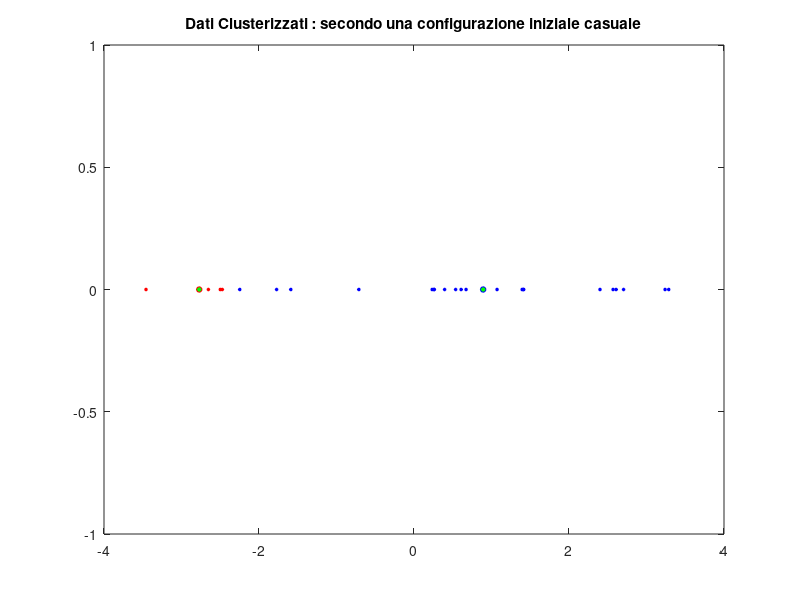
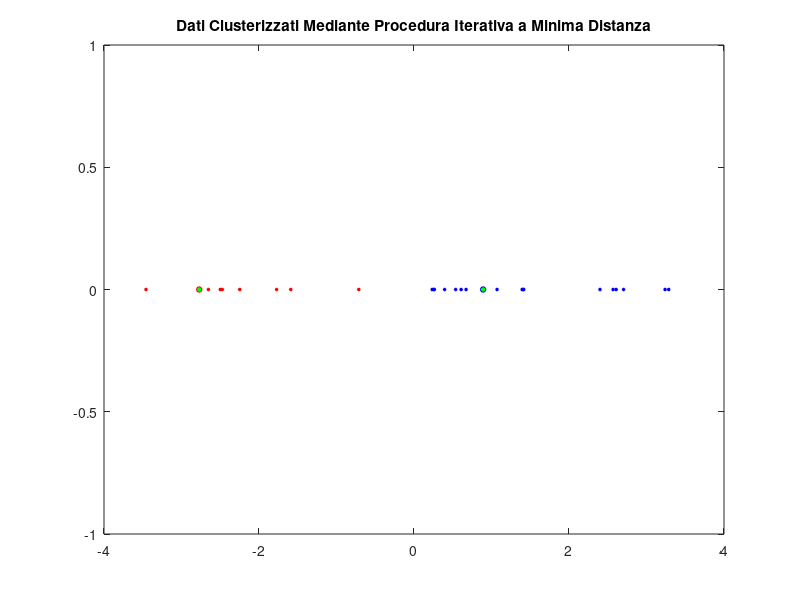

Write the MATLAB code that produced these figures, in order.
%Clustering a minima distanza ITERATIVO su un SET di DATI 1-D

clc;close all;clear;

Dati=[0.608; -1.59; 0.235; 0.3949; -2.249; 2.704; -2.473; 0.672;
      0.262; 1.072; -1.773; 0.537; 3.24; 2.4; -2.499; 2.608;
      -3.458; 0.257; 2.569; 1.415; 1.410; -2.653; 1.396; 3.286; -0.712];
 
%Numero di Clusters
c=2;

%Genero casualmente 2 Valori per le medie
b=max(Dati);
a=min(Dati);
 %Inizializzo i Valori della MEDIA con 2 numeri estratti a caso nell'
 %intervallo dei campioni
 Uo=a+(b-a)*rand(1,2);
 
 
 
 n=length(Dati);
 
 Fun_Errore=@(m,x) sum((x-m).^2);
 
 %Inizializzo in modo Casuale i 2 cluster
  Dsort=sort(Dati);
 D1=Dsort(1:4);
 D2=Dsort(5:25);
 

 Uo=[ mean(D1); mean(D2)];
 
 %N(i) misura il numero di Campioni che cadono nel cluster i-esimo
 N=zeros(1,c);
 N(1,2)=4;
 N(2,2)=21;
 
 U= [[0 ;0] Uo];
 
 Je(1)=0;
 %Valuto l' Errore per la Configurazione corrente
 Je(2)=Fun_Errore(U(1,2),D1)+Fun_Errore(U(2,2),D2);
 
 plot(D1,0,'or','MarkerSize',2,'MarkerFaceColor','r');hold on
 plot(U(1,2),0,'or','MarkerSize',4,'MarkerFaceColor','g')
 
 plot(D2,0,'ob','MarkerSize',2,'MarkerFaceColor','b');
 plot(U(2,2),0,'ob','MarkerSize',4,'MarkerFaceColor','g');
 title('Dati Clusterizzati : secondo una configurazione iniziale casuale');
 %Inizio il Processo ITERATIVO
 
 I=2;
 tol=1;
 while(abs(Je(I-1)-Je(I))>tol)
 
     %seleziono in modo random i pattern
     Ind=randperm(n);

     
     for k=1:n
         %Seleziono il pattern
         X=Dati(Ind(k));

         %Individuo l' insieme di Appartenenza di X
         if(isempty(find(D1==X))==0)
             source=1;
         else
             source=2;
         end


         %Calcolo la distanza di X dalle Medie Correnti
         Dis=(U(:,I)-X).^2;

         %Seleziono la Distanza Minima: dest memorizza l' indice della MEDIA
         %+ VICINA al pattern X
         [Val,dest]=min(Dis);
         
         if(N(dest,I)~=1)
             %Per ogni classe valuto le variazioni nell' Errore
             for J=1:c
                if(source==J)
                      %Calcolo i fattori correttivi: Errore che ho nel
                      %trasferire il Pattern da Di a Dj
                      % Tolgo il pattern da D(source)
                      l(J)=(X-U(J,I))^2*N(J,I)/(N(J,I)-1);
                else
                      %Calcolo i fattori correttivi: Errore che ho nel
                      %trasferire il Pattern da Di a Dj
                      % Inserisco il pattern in Dj
                      l(J)=(X-U(J,I))^2*N(J,I)/(N(J,I)+1);
                end
             end
             if(l(dest)==min(l))

                 %Faccio passare il pattern indice i D(source)a D(dest):
                 %devo considerare anche il caso in cui il pattern rimane
                 %in D(source)
                 if(source==2 && source~=dest)
                     D1=union(D1,X);
                     D2=setdiff(D2,X);
                 end
                 
                 if(source==1 && source~=dest)
                     D2=union(D2,X);
                     D1=setdiff(D1,X);
                 end

                 %Aggiorno il Calcolo delle Medie
                 U(1,I+1)=mean(D1);
                 U(2,I+1)=mean(D2);
                 
                 %Aggiorno il Numero di Elementi contenuti in D1 e D2
                 N(1,I+1)=length(D1);
                 N(2,I+1)=length(D2);
                 
                 %Aggiorno l' Errore
                 Je(I+1)=Fun_Errore(U(1,I+1),D1)+Fun_Errore(U(2,I+1),D2);
             end
         end
     end
    
     I=I+1;
 end
 
 
 figure;
 
 %Cluster Finali
 plot(D1,0,'or','MarkerSize',2,'MarkerFaceColor','r');hold on
 plot(U(1,2),0,'or','MarkerSize',4,'MarkerFaceColor','g')
 
 plot(D2,0,'ob','MarkerSize',2,'MarkerFaceColor','b');
 plot(U(2,2),0,'ob','MarkerSize',4,'MarkerFaceColor','g')
 title('Dati Clusterizzati Mediante Procedura Iterativa a Minima Distanza')
 